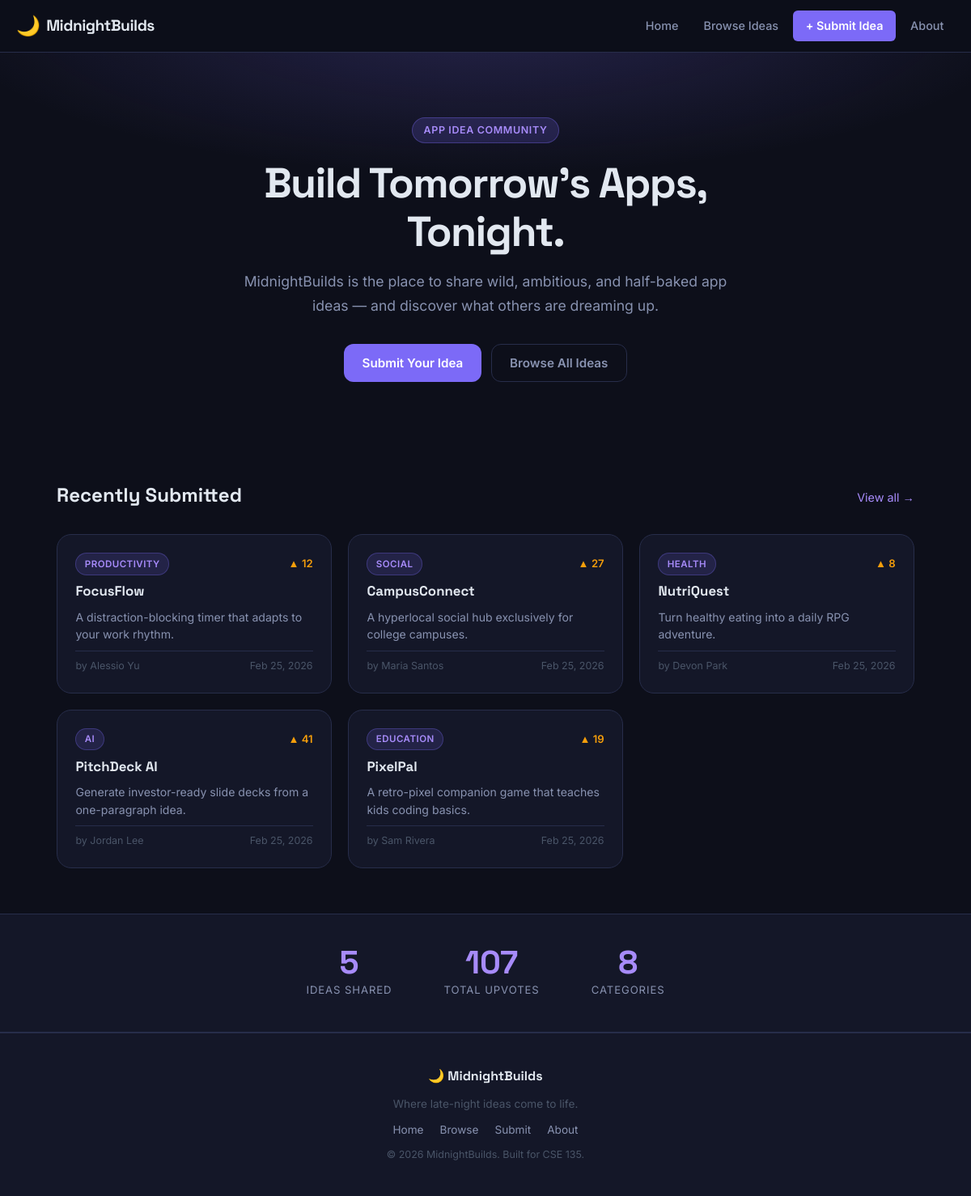
The page / on the database its author committed.
### tables this page shows
CREATE TABLE IF NOT EXISTS ideas (
    id          INT          AUTO_INCREMENT PRIMARY KEY,
    title       VARCHAR(255) NOT NULL,
    pitch       VARCHAR(255) NOT NULL,
    description TEXT         NOT NULL,
    category    VARCHAR(50)  NOT NULL,
    author_name VARCHAR(100) NOT NULL,
    upvotes     INT          DEFAULT 0,
    created_at  TIMESTAMP    DEFAULT CURRENT_TIMESTAMP
);

### index.php (the view, shortened to what this page needs)
<?php
$pdo  = get_db();
$stmt = $pdo->query('SELECT id, title, pitch, category, author_name, upvotes, created_at
                     FROM ideas
                     ORDER BY created_at DESC
                     LIMIT 5');
$recentIdeas = $stmt->fetchAll();
include __DIR__ . '/includes/header.php';
?>
<section class="hero">
    <div class="hero-inner">
        <span class="hero-badge">App Idea Community</span>
        <h1 class="hero-title">Build Tomorrow's Apps,<br>Tonight.</h1>
        <p class="hero-sub">
            MidnightBuilds is the place to share wild, ambitious,
            and half-baked app ideas — and discover what others are dreaming up.
        </p>
        <div class="hero-actions">
            <a href="/midnightbuilds/submit.php" class="btn btn-primary">Submit Your Idea</a>
            <a href="/midnightbuilds/ideas.php"  class="btn btn-ghost">Browse All Ideas</a>
        </div>
    </div>
</section>
<section class="section">
    <div class="container">
        <div class="section-header">
            <h2 class="section-title">Recently Submitted</h2>
            <a href="/midnightbuilds/ideas.php" class="section-link">View all →</a>
        </div>
        <?php if (empty($recentIdeas)): ?>
            <p class="empty-state">No ideas yet — <a href="/midnightbuilds/submit.php">be the first!</a></p>
        <?php else: ?>
            <div class="cards-grid">
                <?php foreach ($recentIdeas as $idea): ?>
                    <article class="card">
                        <div class="card-top">
                            <span class="category-badge"><?= htmlspecialchars($idea['category']) ?></span>
                            <span class="upvote-display">▲ <?= (int) $idea['upvotes'] ?></span>
                        </div>
                        <h3 class="card-title">
                            <a href="/midnightbuilds/idea.php?id=<?= (int) $idea['id'] ?>">
                                <?= htmlspecialchars($idea['title']) ?>
                            </a>
                        </h3>
                        <p class="card-pitch"><?= htmlspecialchars($idea['pitch']) ?></p>
                        <div class="card-meta">
                            <span class="card-author">by <?= htmlspecialchars($idea['author_name']) ?></span>
                            <span class="card-date"><?= date('M j, Y', strtotime($idea['created_at'])) ?></span>
                        </div>
                    </article>
                <?php endforeach; ?>
            </div>
        <?php endif; ?>
    </div>
</section>
<?php
$totalStmt = $pdo->query('SELECT COUNT(*) AS total, SUM(upvotes) AS votes FROM ideas');
$stats = $totalStmt->fetch();
?>
<section class="stats-strip">
    <div class="container stats-inner">
        <div class="stat">
            <span class="stat-number"><?= (int) $stats['total'] ?></span>
            <span class="stat-label">Ideas Shared</span>
        </div>
        <div class="stat">
            <span class="stat-number"><?= (int) ($stats['votes'] ?? 0) ?></span>
            <span class="stat-label">Total Upvotes</span>
        </div>
        <div class="stat">
            <span class="stat-number">8</span>
            <span class="stat-label">Categories</span>
        </div>
    </div>
</section>
<?php include __DIR__ . '/includes/footer.php'; ?>

### includes/header.php (shortened to what this page needs)
<!DOCTYPE html>
<html lang="en">
<head>
    <link rel="stylesheet" href="/midnightbuilds/css/style.css">
</head>
<body>
<header class="site-header">
    <div class="header-inner">
        <a href="/midnightbuilds/" class="logo">
            <span class="logo-icon">🌙</span>
            <span class="logo-text">MidnightBuilds</span>
        </a>
        <nav class="main-nav" id="main-nav">
            <a href="/midnightbuilds/"        class="nav-link">Home</a>
            <a href="/midnightbuilds/ideas.php"  class="nav-link">Browse Ideas</a>
            <a href="/midnightbuilds/submit.php" class="nav-link nav-cta">+ Submit Idea</a>
            <a href="/midnightbuilds/about.php"  class="nav-link">About</a>
        </nav>
    </div>
</header>
<main class="site-main">

### includes/footer.php (shortened to what this page needs)
</main>
<footer class="site-footer">
    <div class="footer-inner">
        <p class="footer-brand">🌙 MidnightBuilds</p>
        <p class="footer-tagline">Where late-night ideas come to life.</p>
        <nav class="footer-nav">
            <a href="/midnightbuilds/">Home</a>
            <a href="/midnightbuilds/ideas.php">Browse</a>
            <a href="/midnightbuilds/submit.php">Submit</a>
            <a href="/midnightbuilds/about.php">About</a>
        </nav>
        <p class="footer-copy">&copy; <?= date('Y') ?> MidnightBuilds. Built for CSE 135.</p>
    </div>
</footer>
</body>
</html>

### rows shown on the page
ideas: category "PRODUCTIVITY", upvotes "12", title "FocusFlow", pitch "A distraction-blocking timer that adapts to your work rhythm.", author_name "Alessio Yu", created_at "Feb 25, 2026"
ideas: category "SOCIAL", upvotes "27", title "CampusConnect", pitch "A hyperlocal social hub exclusively for college campuses.", author_name "Maria Santos", created_at "Feb 25, 2026"
ideas: category "HEALTH", upvotes "8", title "NutriQuest", pitch "Turn healthy eating into a daily RPG adventure.", author_name "Devon Park", created_at "Feb 25, 2026"
ideas: category "AI", upvotes "41", title "PitchDeck AI", pitch "Generate investor-ready slide decks from a one-paragraph idea.", author_name "Jordan Lee", created_at "Feb 25, 2026"
ideas: category "EDUCATION", upvotes "19", title "PixelPal", pitch "A retro-pixel companion game that teaches kids coding basics.", author_name "Sam Rivera", created_at "Feb 25, 2026"

### other values the page prints
$stats['total'] "5"
$stats['votes'] "107"
